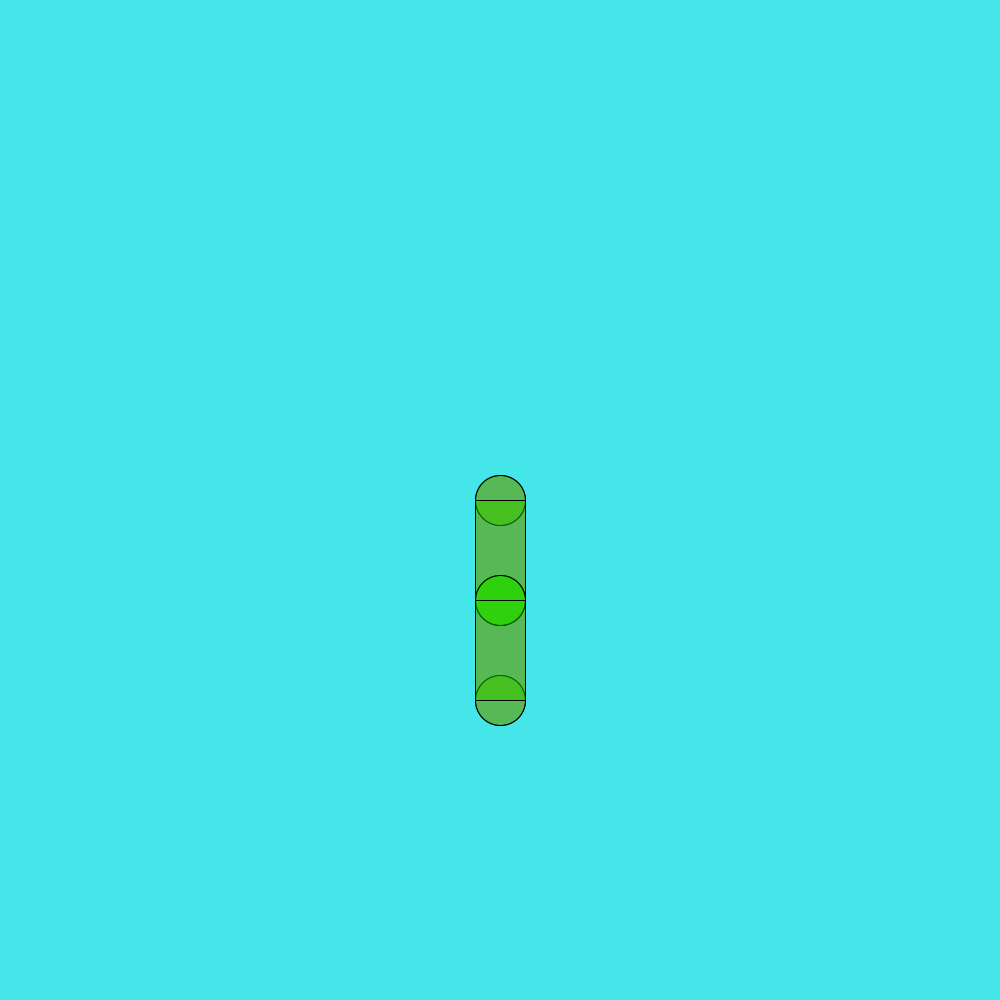
Frame 1 (no input)
Frame 60 (the mouse pressed at the canvas centre just before this capture): identical to frame 1, image omitted
Frame 120 (the mouse held since frame 60 and released just before this capture): identical to frame 1, image omitted

The Processing sketch that drew this single still picture (run headless with seeded random() and noise(); from frame 60 on, the mouse is pressed at the canvas centre):

// Processing sketch: sketch_2DOFPlanare
// ── sketch_2DOFPlanare.pde
float angolo1=0.0;
float angolo2=0.0;

float angolo1v=0.0;
float angolo2v=0.0;

float K =0.01;
void setup()
{
  size(1000, 1000);
  background(#45E6EA);
}

void draw()
{
  //Leggi di controllo
  angolo1v=angolo1v+K*(angolo1-angolo1v);
  angolo2v=angolo2v+K*(angolo2-angolo2v);

  background(#45E6EA);
  pushMatrix();
  translate(500, 500);
  dueDOF(angolo1, angolo2, 255, 0, 0, 100);
  popMatrix();

  pushMatrix();
  translate(500, 500);
  dueDOF(angolo1v, angolo2v, 0, 255, 0, 100);
  popMatrix();
}

void dueDOF(float q1, float q2, int r, int g, int b, int t)
{
  rotate(q1);
  link(50, 50, 100, r, g, b, t);
  translate(0, 100);
  rotate(q2);
  link(50, 50, 100, r, g, b, t);
}

void link(int R, int larg, int lung, int r, int g, int b, int t)
{
  fill(r, g, b, t);
  circle(0, 0, R);
  circle(0, lung, R);
  rect(-R/2, 0, larg, lung);
}


void keyPressed()
{
  if (keyCode == '1') angolo1 = angolo1+0.5;
  if (keyCode == '2') angolo2 = angolo2+0.5;
  if (keyCode == '8') angolo1 = angolo1-0.5;
  if (keyCode == '9') angolo2 = angolo2-0.5;
  if (keyCode == ENTER) {
    angolo1=0;
    angolo2=0;
  }
}
